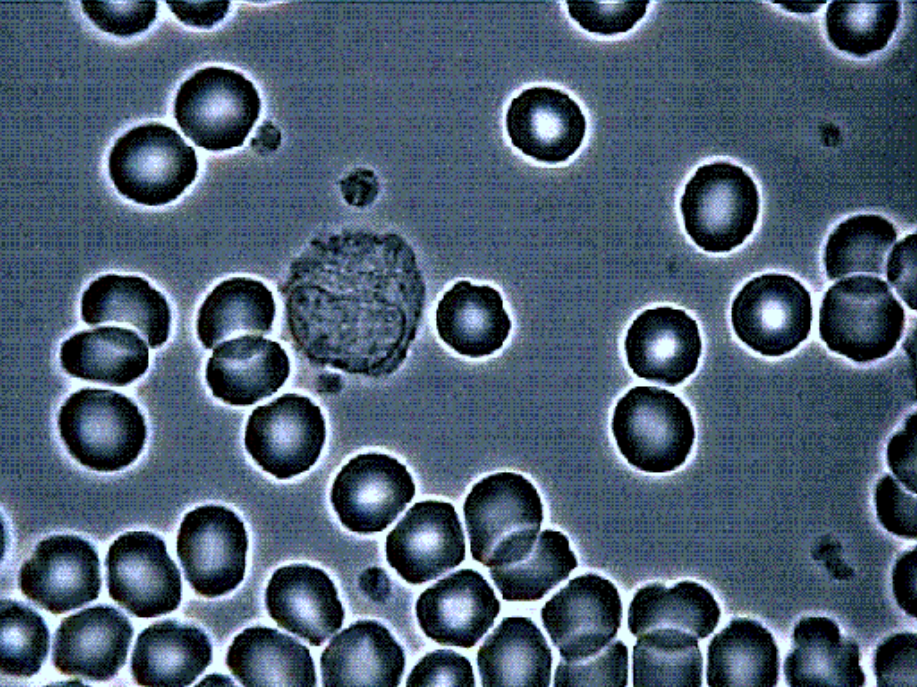
#> input picture cells.png, 917 x 687 px
$ jupyter execute cells.ipynb
#> lines starting #> are read from the running program, lines starting #| are printed output that depends on the picture; after the words box and inside, x2 and y2 are one past the last pixel; in counts of white or black regions, pixels touching at a corner belong together
[cell 1]
import cv2
import numpy as np

[cell 2]
from matplotlib import pyplot as plt

[cell 3]
img = cv2.imread('cells.png', cv2.IMREAD_GRAYSCALE)
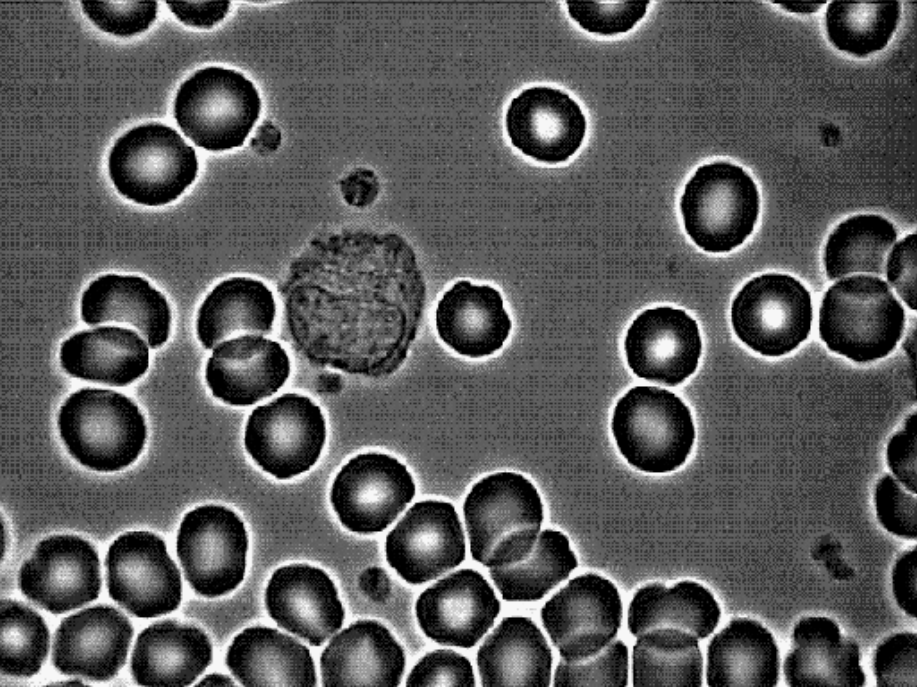
#> img: shape (687, 917); min 0, max 247, mean 89.4

# cells_3.jpg
plt.imshow(img, cmap='gray')

[cell 4]
blur = cv2.blur(img, (5, 5))
# binarised = cv2.threshold(img, 100.0, 255.0, cv2.THRESH_BINARY)[1]
binarised = cv2.adaptiveThreshold(img, 255, cv2.ADAPTIVE_THRESH_GAUSSIAN_C, cv2.THRESH_BINARY, 101, 2)
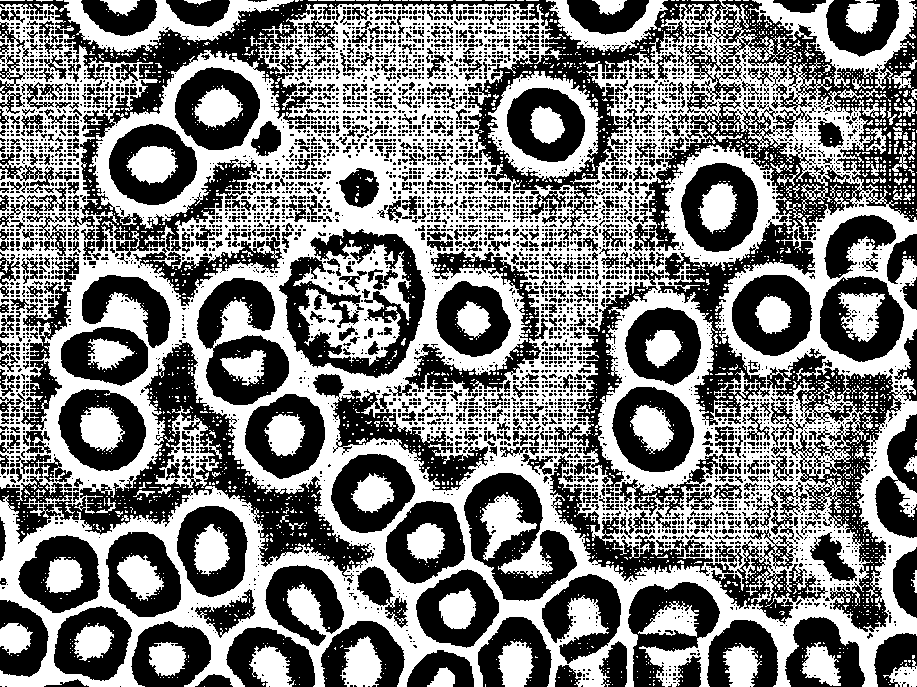
#> binarised: shape (687, 917); 49.1% white; 2494 white regions (2359 under 20 px), largest, box (x1, y1, x2, y2) and area: (0, 0, 917, 687) 245268, (488, 71, 603, 182) 4101, (748, 0, 917, 90) 4054
plt.imshow(binarised, cmap='gray')

[cell 5]
kernel_2 = cv2.getStructuringElement(cv2.MORPH_ELLIPSE,(2,2))
kernel_5 = cv2.getStructuringElement(cv2.MORPH_ELLIPSE,(5,5))

[cell 6]
denoised = binarised.copy()
denoised = cv2.erode(denoised, kernel_5, iterations=1)
#> denoised: shape (687, 917); 17.4% white; 1321 white regions (1188 under 20 px), largest, box (x1, y1, x2, y2) and area: (0, 147, 917, 687) 48446, (722, 207, 917, 374) 5096, (96, 58, 307, 216) 5005
denoised = cv2.erode(denoised, kernel_2, iterations=2)
#> denoised: shape (687, 917); 12% white; 284 white regions (191 under 20 px), largest, box (x1, y1, x2, y2) and area: (0, 225, 917, 687) 22445, (48, 260, 182, 484) 4173, (725, 209, 917, 373) 3504
denoised = cv2.dilate(denoised, kernel_2, iterations=3)
#> denoised: shape (687, 917); 18.6% white; 226 white regions (95 under 20 px), largest, box (x1, y1, x2, y2) and area: (0, 151, 917, 687) 44560, (48, 257, 185, 489) 6460, (725, 209, 917, 376) 5515

denoised = cv2.floodFill(denoised, np.zeros((denoised.shape[0] + 2, denoised.shape[1] + 2), np.uint8), (0, 0), 255.0)[1]
#> denoised: shape (687, 917); 73% white; 42 black regions (8 under 20 px), largest, box (x1, y1, x2, y2) and area: (408, 575, 782, 687) 21608, (387, 474, 581, 651) 16636, (197, 566, 408, 687) 11330

denoised = cv2.dilate(denoised, kernel_5, iterations=2)
#> denoised: shape (687, 917); 82.5% white; 47 black regions (2 under 20 px), largest, box (x1, y1, x2, y2) and area: (391, 478, 576, 600) 8035, (825, 220, 917, 361) 6237, (604, 587, 719, 687) 5284
denoised = cv2.erode(denoised, kernel_2, iterations=6)
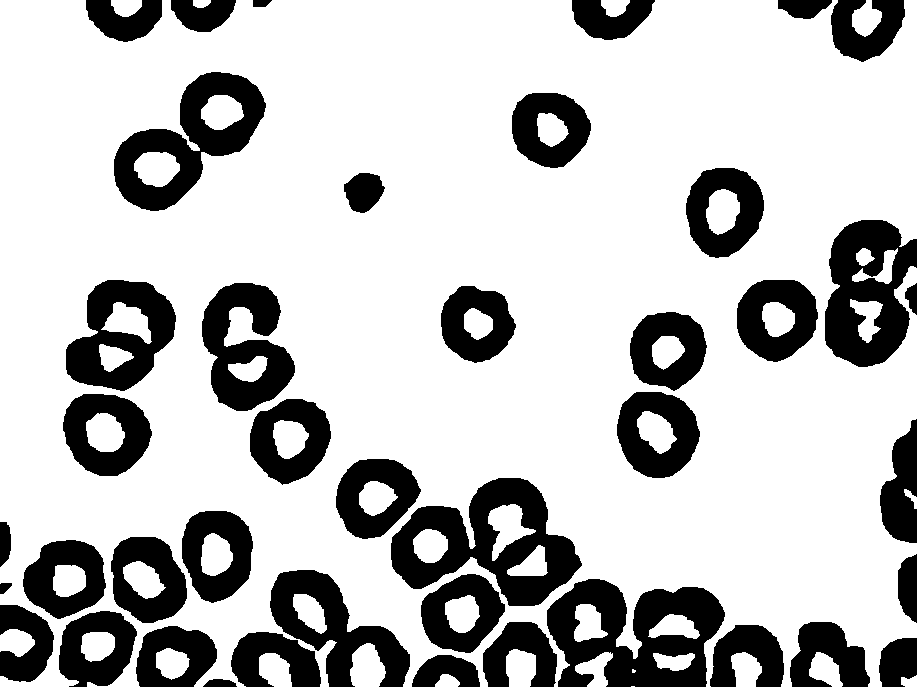
#> denoised: shape (687, 917); 75.4% white; 42 black regions, largest, box (x1, y1, x2, y2) and area: (547, 579, 725, 687) 11756, (391, 478, 582, 606) 11416, (825, 220, 917, 367) 8742

denoised = cv2.floodFill(denoised, np.zeros((denoised.shape[0] + 2, denoised.shape[1] + 2), np.uint8), (0, 0), 00.0)[1]
#> denoised: shape (687, 917); 5.5% white; 46 white regions (2 under 20 px), largest, box (x1, y1, x2, y2) and area: (488, 504, 536, 561) 1302, (134, 152, 180, 187) 1222, (350, 643, 386, 687) 1202

denoised = cv2.dilate(denoised, kernel_2, iterations=1)
#> denoised: shape (687, 917); 5.9% white; 46 white regions (1 under 20 px), largest, box (x1, y1, x2, y2) and area: (488, 504, 537, 562) 1392, (134, 152, 181, 188) 1289, (350, 643, 387, 687) 1252

denoised = cv2.erode(denoised, kernel_5, iterations=2)
#> denoised: shape (687, 917); 3.1% white; 44 white regions (1 under 20 px), largest, box (x1, y1, x2, y2) and area: (354, 647, 382, 687) 819, (138, 156, 177, 184) 798, (90, 417, 122, 449) 771
denoised = cv2.erode(denoised, kernel_2, iterations=1)
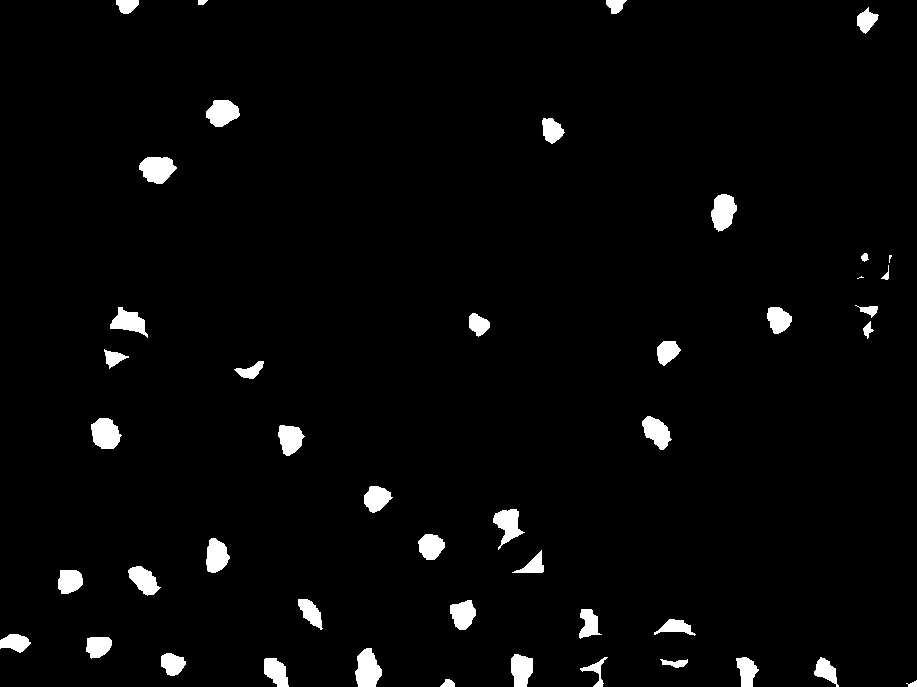
#> denoised: shape (687, 917); 2.8% white; 46 white regions (2 under 20 px), largest, box (x1, y1, x2, y2) and area: (355, 648, 382, 687) 763, (139, 157, 177, 184) 740, (91, 418, 122, 449) 715
denoised = cv2.dilate(denoised, kernel_5, iterations=4)
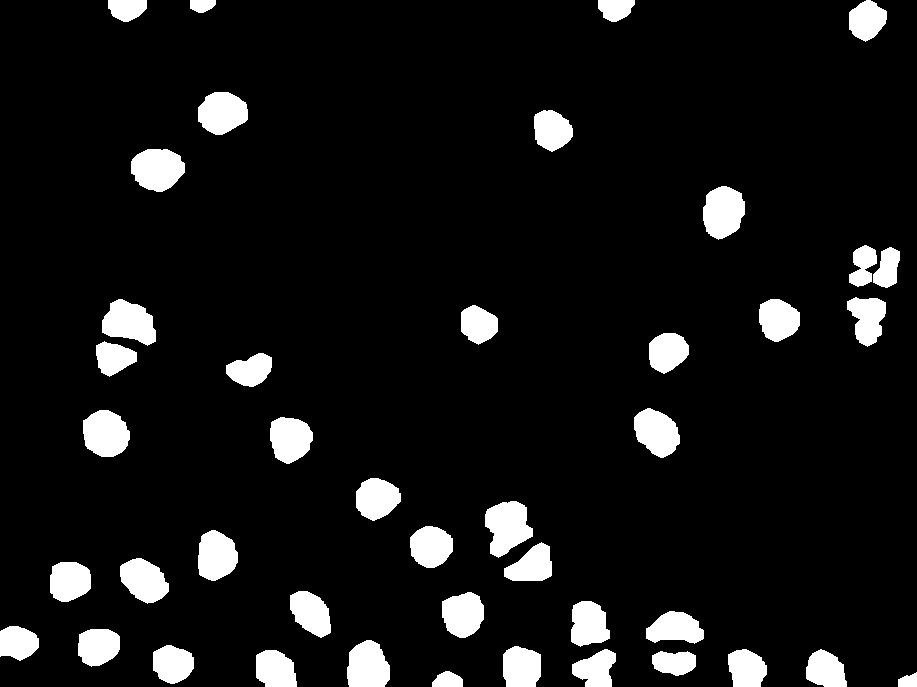
#> denoised: shape (687, 917); 8.4% white; 43 white regions, largest, box (x1, y1, x2, y2) and area: (485, 501, 533, 558) 1847, (131, 149, 185, 192) 1780, (703, 186, 745, 240) 1731
denoised = cv2.erode(denoised, kernel_5, iterations=2)
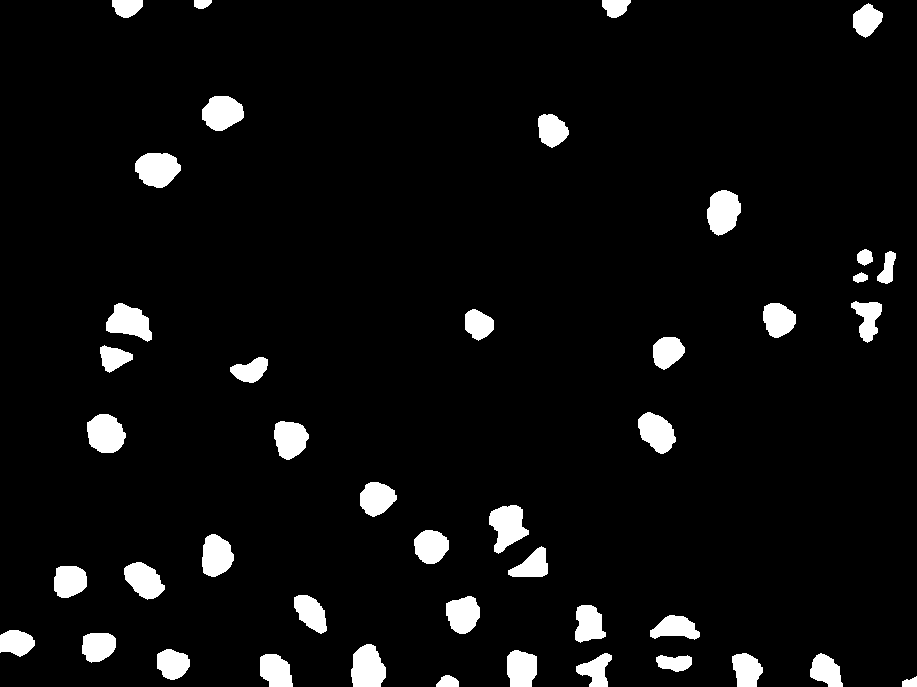
#> denoised: shape (687, 917); 5.3% white; 44 white regions, largest, box (x1, y1, x2, y2) and area: (135, 153, 181, 188) 1212, (489, 505, 529, 554) 1205, (351, 644, 386, 687) 1189
denoised = cv2.dilate(denoised, kernel_5, iterations=3)
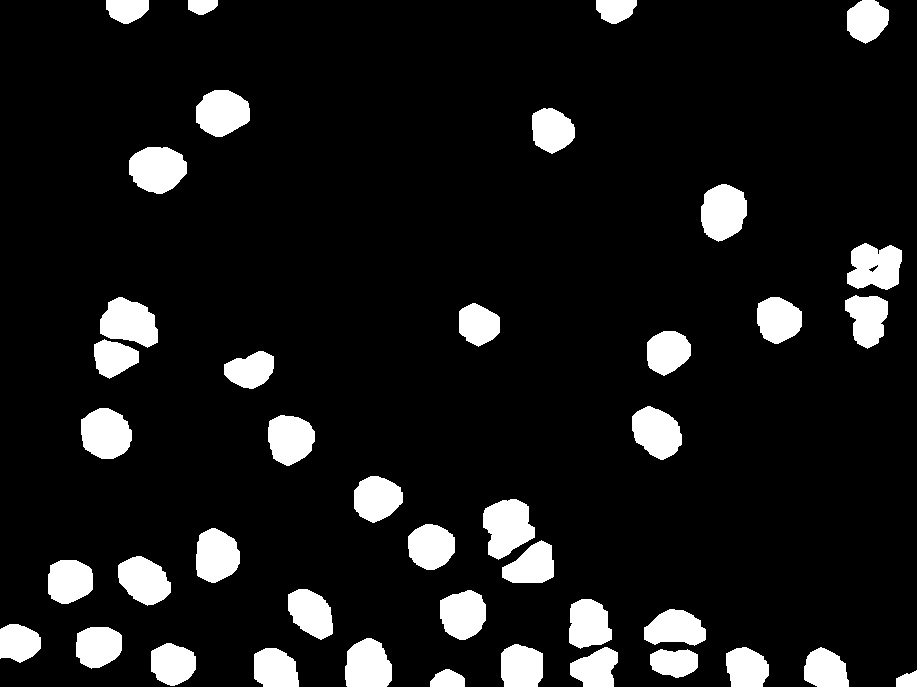
#> denoised: shape (687, 917); 10.2% white; 42 white regions

plt.imshow(denoised, cmap='gray')

contours, _ = cv2.findContours(denoised, cv2.RETR_TREE, cv2.CHAIN_APPROX_SIMPLE)
#> contours = 43 contours; largest, box (x1, y1, x2, y2) and area: (483, 499, 535, 560) 2116, (129, 147, 187, 194) 2023, (701, 184, 747, 242) 1972, (100, 297, 158, 348) 1968, (81, 408, 132, 459) 1964
all_coins = len(contours)
#> all_coins = 43
print(all_coins)
#| 43

$ run again, with numbers.png copied over cells.png
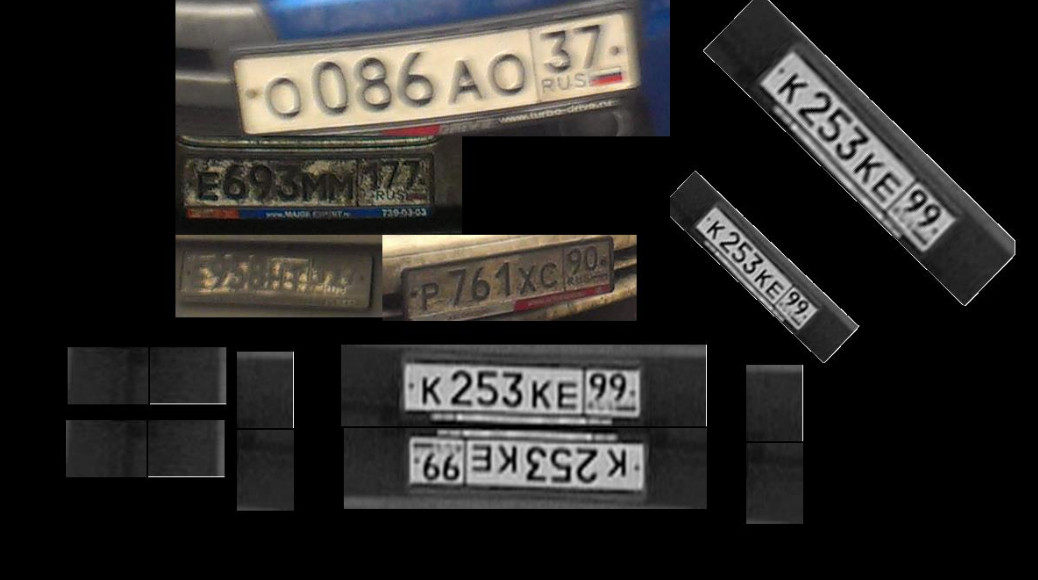
#> input picture numbers.png, 1038 x 580 px
#> `binarised = cv2.adaptiveThreshold(img, 255, cv2.ADAPTIVE_THRESH_GAUSSI..`:
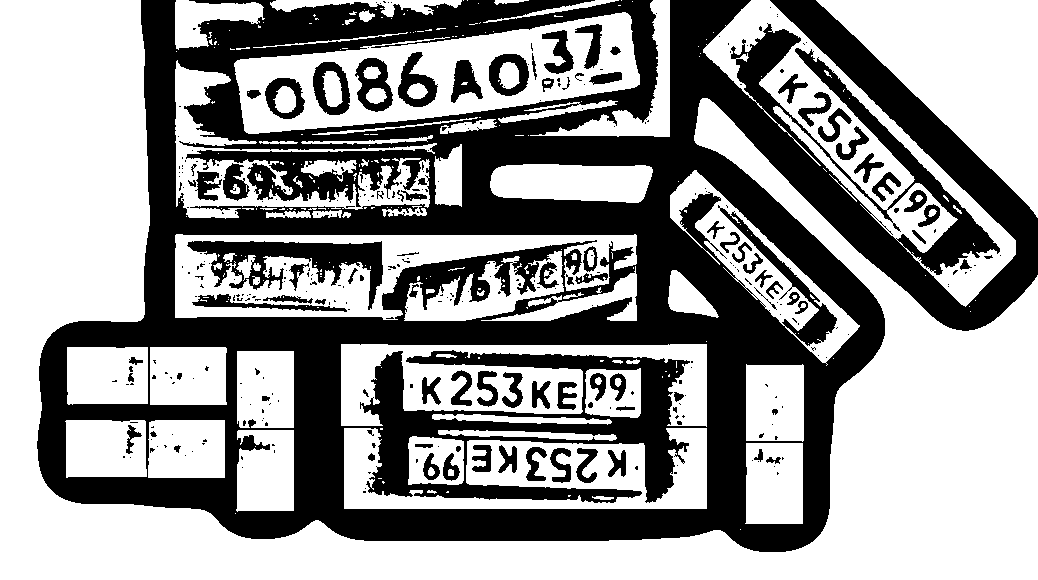
#> binarised: shape (580, 1038); 58.6% white; 340 black regions (248 under 20 px), largest, box (x1, y1, x2, y2) and area: (37, 0, 1038, 552) 223036, (187, 241, 383, 310) 4867, (355, 58, 393, 112) 1074
#> `denoised = cv2.dilate(denoised, kernel_5, iterations=3)`:
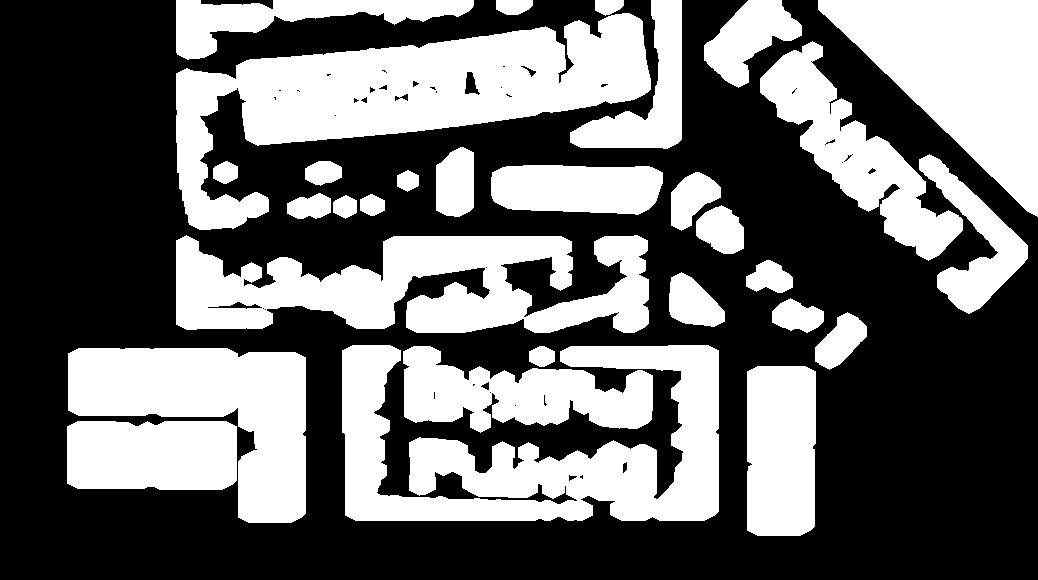
#> denoised: shape (580, 1038); 41.6% white; 30 white regions
#> contours = 78 contours, 30 with area under 20; largest, box (x1, y1, x2, y2) and area: (176, 13, 651, 230) 40575, (342, 345, 719, 521) 33506, (176, 235, 649, 333) 28928, (818, 0, 1038, 217) 24920, (68, 348, 306, 523) 22112
#> all_coins = 78
#| 78
